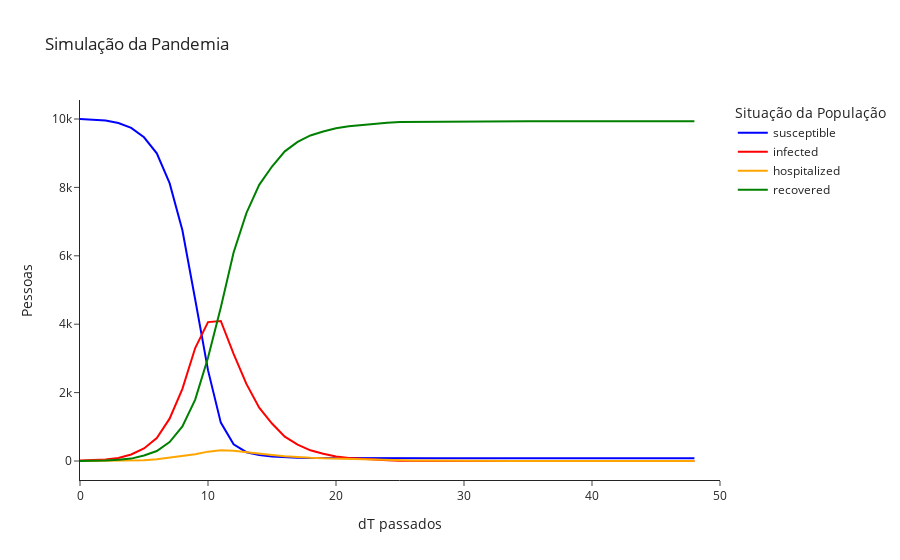
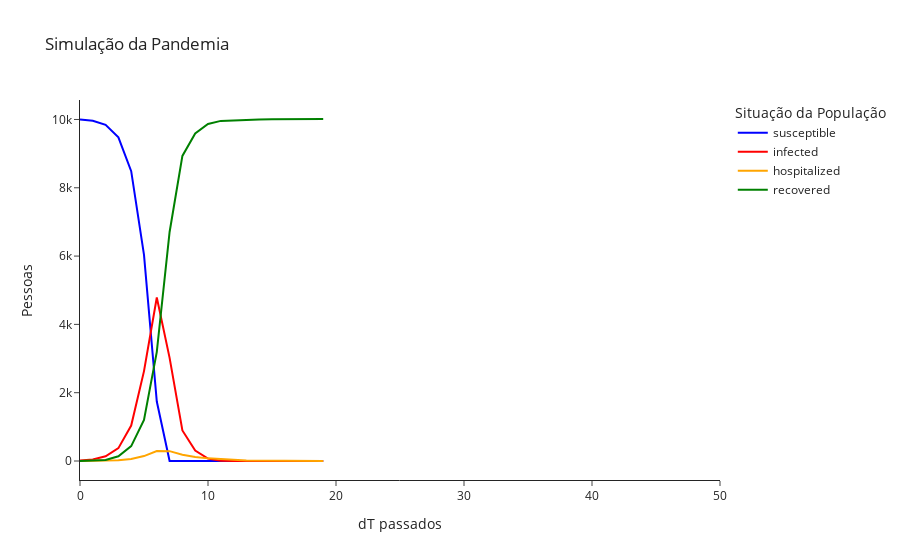
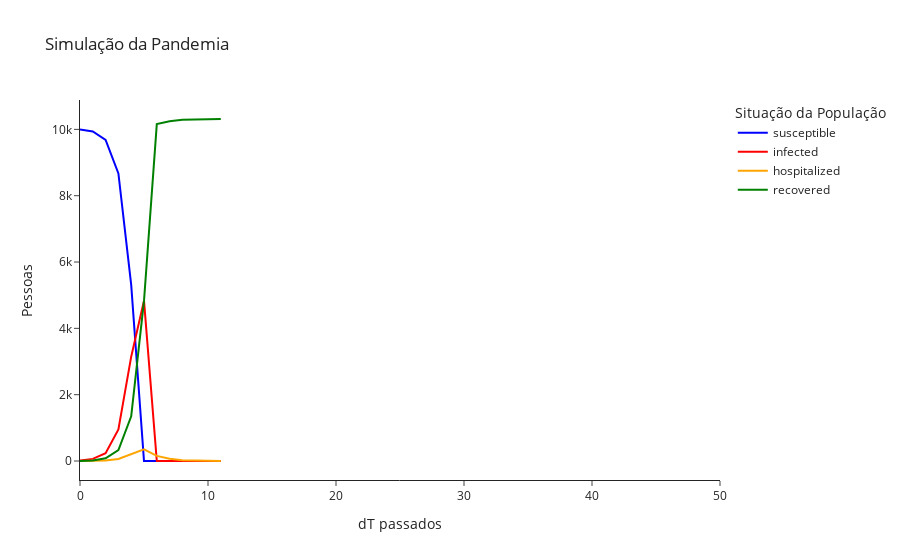

The code cell stored with these charts, in order, in its notebook:
### Code cell
gensim.time_step = 5
viewer.simple_graph(gensim.create_single().df, fixed=50)
gensim.time_step = 10
viewer.simple_graph(gensim.create_single().df, fixed=50)
gensim.time_step = 15
viewer.simple_graph(gensim.create_single().df, fixed=50)

### Figure 1 — Plotly figure (JSON) as saved in the notebook; plotly's stock layout.template omitted (floating-point values rounded to 4 significant figures)
{"data": [{"hovertemplate": "Situação da População=susceptible<br>dT passados=%{x}<br>Pessoas=%{y}<extra></extra>", "legendgroup": "susceptible", "line": {"color": "blue", "dash": "solid"}, "marker": {"symbol": "circle"}, "mode": "lines", "name": "susceptible", "orientation": "v", "showlegend": true, "x": [0, 1, 2, 3, 4, 5, 6, 7, 8, 9, 10, 11, 12, 13, 14, 15, 16, 17, 18, 19, 20, 21, 22, 23, 24, 25, 26, 27, 28, 29, 30, 31, 32, 33, 34, 35, 36, 37, 38, 39, 40, 41, 42, 43, 44, 45, 46, 47, 48], "xaxis": "x", "y": [10000, 9980, 9953, 9882, 9741, 9466, 8997, 8125, 6748, 4722, 2657, 1122, 487, 257, 177, 132, 107, 94, 88, 85, 84, 81, 81, 81, 81, 81, 81, 80, 80, 80, 80, 80, 80, 80, 80, 80, 80, 80, 80, 80, 80, 80, 80, 80, 80, 80, 80, 80, 80], "yaxis": "y", "type": "scatter"}, {"hovertemplate": "Situação da População=infected<br>dT passados=%{x}<br>Pessoas=%{y}<extra></extra>", "legendgroup": "infected", "line": {"color": "red", "dash": "solid"}, "marker": {"symbol": "circle"}, "mode": "lines", "name": "infected", "orientation": "v", "showlegend": true, "x": [0, 1, 2, 3, 4, 5, 6, 7, 8, 9, 10, 11, 12, 13, 14, 15, 16, 17, 18, 19, 20, 21, 22, 23, 24, 25, 26, 27, 28, 29, 30, 31, 32, 33, 34, 35, 36, 37, 38, 39, 40, 41, 42, 43, 44, 45, 46, 47, 48], "xaxis": "x", "y": [14, 30, 43, 90, 191, 365, 672, 1238, 2110, 3302, 4062, 4094, 3133, 2254, 1561, 1095, 711, 480, 312, 214, 132, 86, 62, 28, 20, 5, 3, 3, 3, 3, 2, 1, 0, 0, 0, 0, 0, 0, 0, 0, 0, 0, 0, 0, 0, 0, 0, 0, 0], "yaxis": "y", "type": "scatter"}, {"hovertemplate": "Situação da População=hospitalized<br>dT passados=%{x}<br>Pessoas=%{y}<extra></extra>", "legendgroup": "hospitalized", "line": {"color": "orange", "dash": "solid"}, "marker": {"symbol": "circle"}, "mode": "lines", "name": "hospitalized", "orientation": "v", "showlegend": true, "x": [0, 1, 2, 3, 4, 5, 6, 7, 8, 9, 10, 11, 12, 13, 14, 15, 16, 17, 18, 19, 20, 21, 22, 23, 24, 25, 26, 27, 28, 29, 30, 31, 32, 33, 34, 35, 36, 37, 38, 39, 40, 41, 42, 43, 44, 45, 46, 47, 48], "xaxis": "x", "y": [0, 1, 3, 6, 12, 23, 52, 96, 143, 196, 274, 311, 299, 254, 202, 177, 142, 110, 94, 81, 70, 57, 45, 29, 20, 18, 16, 11, 7, 6, 6, 5, 4, 3, 3, 3, 3, 3, 3, 2, 2, 2, 2, 2, 2, 2, 2, 1, 0], "yaxis": "y", "type": "scatter"}, {"hovertemplate": "Situação da População=recovered<br>dT passados=%{x}<br>Pessoas=%{y}<extra></extra>", "legendgroup": "recovered", "line": {"color": "green", "dash": "solid"}, "marker": {"symbol": "circle"}, "mode": "lines", "name": "recovered", "orientation": "v", "showlegend": true, "x": [0, 1, 2, 3, 4, 5, 6, 7, 8, 9, 10, 11, 12, 13, 14, 15, 16, 17, 18, 19, 20, 21, 22, 23, 24, 25, 26, 27, 28, 29, 30, 31, 32, 33, 34, 35, 36, 37, 38, 39, 40, 41, 42, 43, 44, 45, 46, 47, 48], "xaxis": "x", "y": [0, 3, 15, 36, 70, 160, 293, 555, 1013, 1794, 3021, 4487, 6095, 7249, 8074, 8610, 9054, 9330, 9520, 9634, 9728, 9790, 9826, 9876, 9893, 9910, 9914, 9920, 9924, 9925, 9926, 9928, 9930, 9931, 9931, 9931, 9931, 9931, 9931, 9932, 9932, 9932, 9932, 9932, 9932, 9932, 9932, 9933, 9934], "yaxis": "y", "type": "scatter"}], "layout": {"xaxis": {"anchor": "y", "domain": [0.0, 1.0], "title": {"text": "dT passados"}, "range": [0, 50]}, "yaxis": {"anchor": "x", "domain": [0.0, 1.0], "title": {"text": "Pessoas"}}, "legend": {"title": {"text": "Situação da População"}, "tracegroupgap": 0}, "title": {"text": "Simulação da Pandemia"}}}

### Figure 2 — Plotly figure (JSON) as saved in the notebook; plotly's stock layout.template omitted (floating-point values rounded to 4 significant figures)
{"data": [{"hovertemplate": "Situação da População=susceptible<br>dT passados=%{x}<br>Pessoas=%{y}<extra></extra>", "legendgroup": "susceptible", "line": {"color": "blue", "dash": "solid"}, "marker": {"symbol": "circle"}, "mode": "lines", "name": "susceptible", "orientation": "v", "showlegend": true, "x": [0, 1, 2, 3, 4, 5, 6, 7, 8, 9, 10, 11, 12, 13, 14, 15, 16, 17, 18, 19], "xaxis": "x", "y": [10000, 9962, 9842, 9476, 8486, 6035, 1740, 0, 0, 0, 0, 0, 0, 0, 0, 0, 0, 0, 0, 0], "yaxis": "y", "type": "scatter"}, {"hovertemplate": "Situação da População=infected<br>dT passados=%{x}<br>Pessoas=%{y}<extra></extra>", "legendgroup": "infected", "line": {"color": "red", "dash": "solid"}, "marker": {"symbol": "circle"}, "mode": "lines", "name": "infected", "orientation": "v", "showlegend": true, "x": [0, 1, 2, 3, 4, 5, 6, 7, 8, 9, 10, 11, 12, 13, 14, 15, 16, 17, 18, 19], "xaxis": "x", "y": [14, 43, 137, 376, 1037, 2632, 4788, 3020, 895, 304, 69, 8, 0, 0, 0, 0, 0, 0, 0, 0], "yaxis": "y", "type": "scatter"}, {"hovertemplate": "Situação da População=hospitalized<br>dT passados=%{x}<br>Pessoas=%{y}<extra></extra>", "legendgroup": "hospitalized", "line": {"color": "orange", "dash": "solid"}, "marker": {"symbol": "circle"}, "mode": "lines", "name": "hospitalized", "orientation": "v", "showlegend": true, "x": [0, 1, 2, 3, 4, 5, 6, 7, 8, 9, 10, 11, 12, 13, 14, 15, 16, 17, 18, 19], "xaxis": "x", "y": [0, 2, 4, 24, 56, 144, 290, 288, 185, 119, 77, 47, 34, 17, 11, 6, 4, 4, 1, 0], "yaxis": "y", "type": "scatter"}, {"hovertemplate": "Situação da População=recovered<br>dT passados=%{x}<br>Pessoas=%{y}<extra></extra>", "legendgroup": "recovered", "line": {"color": "green", "dash": "solid"}, "marker": {"symbol": "circle"}, "mode": "lines", "name": "recovered", "orientation": "v", "showlegend": true, "x": [0, 1, 2, 3, 4, 5, 6, 7, 8, 9, 10, 11, 12, 13, 14, 15, 16, 17, 18, 19], "xaxis": "x", "y": [0, 7, 31, 138, 435, 1203, 3196, 6706, 8934, 9591, 9868, 9959, 9980, 9997, 10003, 10008, 10010, 10010, 10013, 10014], "yaxis": "y", "type": "scatter"}], "layout": {"xaxis": {"anchor": "y", "domain": [0.0, 1.0], "title": {"text": "dT passados"}, "range": [0, 50]}, "yaxis": {"anchor": "x", "domain": [0.0, 1.0], "title": {"text": "Pessoas"}}, "legend": {"title": {"text": "Situação da População"}, "tracegroupgap": 0}, "title": {"text": "Simulação da Pandemia"}}}

### Figure 3 — Plotly figure (JSON) as saved in the notebook; plotly's stock layout.template omitted (floating-point values rounded to 4 significant figures)
{"data": [{"hovertemplate": "Situação da População=susceptible<br>dT passados=%{x}<br>Pessoas=%{y}<extra></extra>", "legendgroup": "susceptible", "line": {"color": "blue", "dash": "solid"}, "marker": {"symbol": "circle"}, "mode": "lines", "name": "susceptible", "orientation": "v", "showlegend": true, "x": [0, 1, 2, 3, 4, 5, 6, 7, 8, 9, 10, 11], "xaxis": "x", "y": [10000, 9936, 9681, 8673, 5312, 1, 1, 1, 1, 1, 1, 1], "yaxis": "y", "type": "scatter"}, {"hovertemplate": "Situação da População=infected<br>dT passados=%{x}<br>Pessoas=%{y}<extra></extra>", "legendgroup": "infected", "line": {"color": "red", "dash": "solid"}, "marker": {"symbol": "circle"}, "mode": "lines", "name": "infected", "orientation": "v", "showlegend": true, "x": [0, 1, 2, 3, 4, 5, 6, 7, 8, 9, 10, 11], "xaxis": "x", "y": [14, 64, 235, 949, 3146, 4837, 0, 0, 0, 0, 0, 0], "yaxis": "y", "type": "scatter"}, {"hovertemplate": "Situação da População=hospitalized<br>dT passados=%{x}<br>Pessoas=%{y}<extra></extra>", "legendgroup": "hospitalized", "line": {"color": "orange", "dash": "solid"}, "marker": {"symbol": "circle"}, "mode": "lines", "name": "hospitalized", "orientation": "v", "showlegend": true, "x": [0, 1, 2, 3, 4, 5, 6, 7, 8, 9, 10, 11], "xaxis": "x", "y": [0, 2, 16, 60, 209, 349, 155, 65, 22, 10, 9, 0], "yaxis": "y", "type": "scatter"}, {"hovertemplate": "Situação da População=recovered<br>dT passados=%{x}<br>Pessoas=%{y}<extra></extra>", "legendgroup": "recovered", "line": {"color": "green", "dash": "solid"}, "marker": {"symbol": "circle"}, "mode": "lines", "name": "recovered", "orientation": "v", "showlegend": true, "x": [0, 1, 2, 3, 4, 5, 6, 7, 8, 9, 10, 11], "xaxis": "x", "y": [0, 12, 82, 332, 1347, 4827, 10158, 10248, 10291, 10303, 10304, 10313], "yaxis": "y", "type": "scatter"}], "layout": {"xaxis": {"anchor": "y", "domain": [0.0, 1.0], "title": {"text": "dT passados"}, "range": [0, 50]}, "yaxis": {"anchor": "x", "domain": [0.0, 1.0], "title": {"text": "Pessoas"}}, "legend": {"title": {"text": "Situação da População"}, "tracegroupgap": 0}, "title": {"text": "Simulação da Pandemia"}}}
